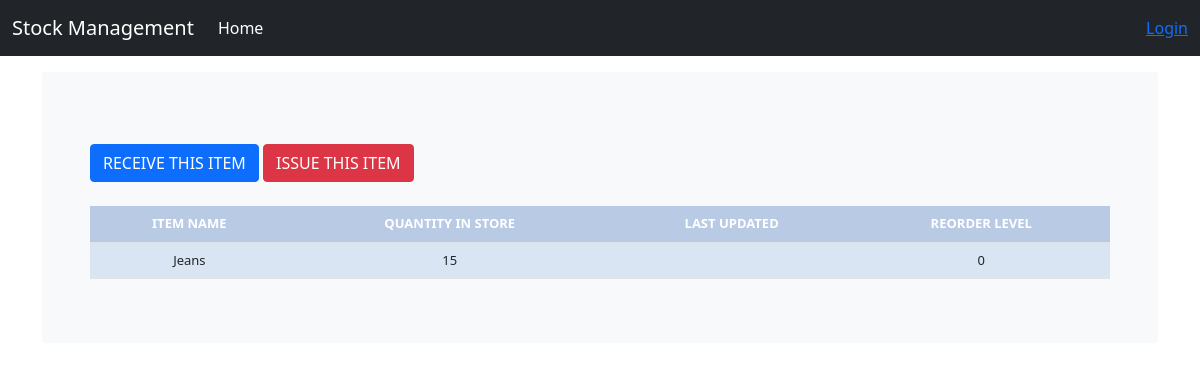
/stock_detail/3/, run on the app's committed database.
### stock_management/models.py (models this page shows, shortened)
class Stock(models.Model):
    category = models.ForeignKey(Category, on_delete=models.CASCADE, blank=True)
    item_name = models.CharField(max_length=50, blank=True, null=True)
    quantity = models.IntegerField(default='0', blank=False, null=True)
    receive_quantity = models.IntegerField(default='0', blank=True, null=True)
    receive_by = models.CharField(max_length=50, blank=True, null=True)
    issue_quantity = models.IntegerField(default='0', blank=True, null=True)
    issue_by = models.CharField(max_length=50, blank=True, null=True)
    issue_to = models.CharField(max_length=50, blank=True, null=True)
    phone_number = models.CharField(max_length=50, blank=True, null=True)
    created_by = models.CharField(max_length=50, blank=True, null=True)
    reorder_level = models.IntegerField(default='0', blank=True, null=True)
    last_update = models.DateTimeField(auto_now_add=False, auto_now=True)
    timestamp = models.DateTimeField(auto_now_add=True, auto_now=False)

### stock_management/views.py (the view)
# urls.py: path('stock_detail/<str:pk>/', views.stock_detail, name="stock_detail"),
def stock_detail(request, pk):
    queryset = Stock.objects.get(id=pk)
    context = {
        "queryset": queryset,
    }
    return render(request, "stock_management/detail.html", context)

### stock_management/templates/stock_management/detail.html (shortened to what this page needs)
{% load static %}
{% load crispy_forms_tags %}
<!DOCTYPE html>
<html lang="en">
<head>
    <link href="{% static 'css/style.css' %}" rel="stylesheet">
    <link href="https://cdn.jsdelivr.net/npm/bootstrap@5.0.0-beta3/dist/css/bootstrap.min.css" rel="stylesheet"
>
    <link href="{% static 'css/navbar-top-fixed.css' %}" rel="stylesheet">
</head>
<body>
{% include 'stock_management/navbar.html' %}
<main role="main" class="container">
    <div class="bg-light p-5 rounded">
        <br>
        <a href="{% url 'receive_items' queryset.id %}"><div class='btn btn-primary'>RECEIVE THIS ITEM</div></a>
        <a href="{% url 'issue_items' queryset.id %}"><div class='btn btn-danger'>ISSUE THIS ITEM</div></a>
        <br><br>
        <div class="display_table">
          <table class='table'>
                  <tr>
                    <th>ITEM NAME</th>
                    <th>QUANTITY IN STORE</th>
                    <th>LAST UPDATED</th>
                    <th>REORDER LEVEL</th>
                  </tr>
                  <tr>
                    <td>{{queryset.item_name}}</td>
                    <td>{{queryset.quantity}}</td>
                    <td>{{queryset.last_updated}}</td>
                    <td>{{queryset.reorder_level}}</td>
                  </tr>
          </table>
        </div>
    </div>
</main>
</body>
</html>

### stock_management/static/css/style.css (style rules this page uses)
body { background-color: #34eb6b; }
.table { font-size: 13px; text-align: center; width: 95%; margin: auto; }
.table tr:nth-child(odd) { background: #B8CAE4; }
.table tr:nth-child(even) { background: #dae5f4; }
th { background-color: #386DB9; color: white; }

### stock_management/static/css/navbar-top-fixed.css (style rules this page uses)
body { min-height: 75rem; padding-top: 4.5rem; }

### data on the page
Stock: item_name "Jeans", quantity "15", reorder_level "0"
